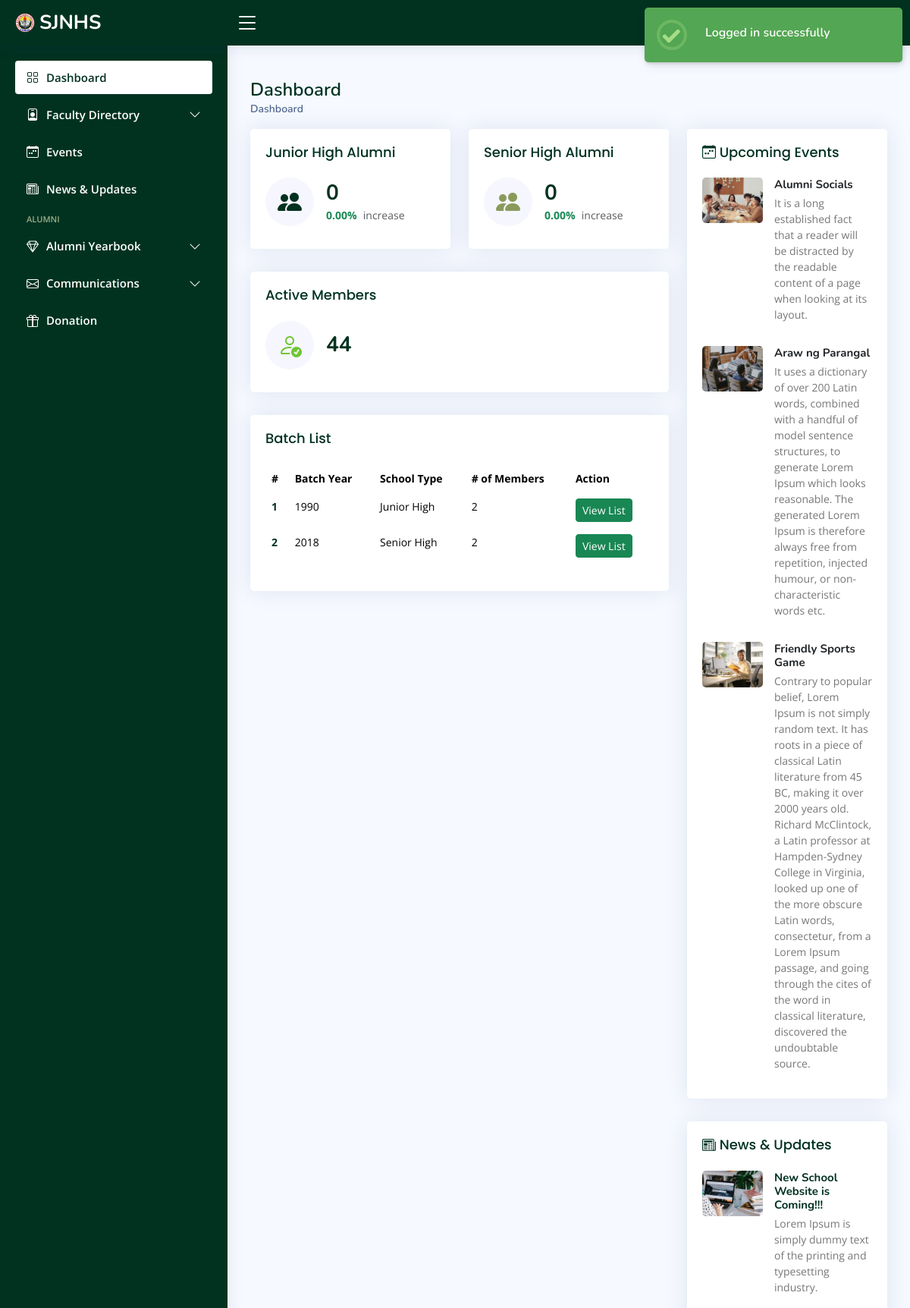
The app's page /admin/dashboard.php (signed in, upper part), older data.
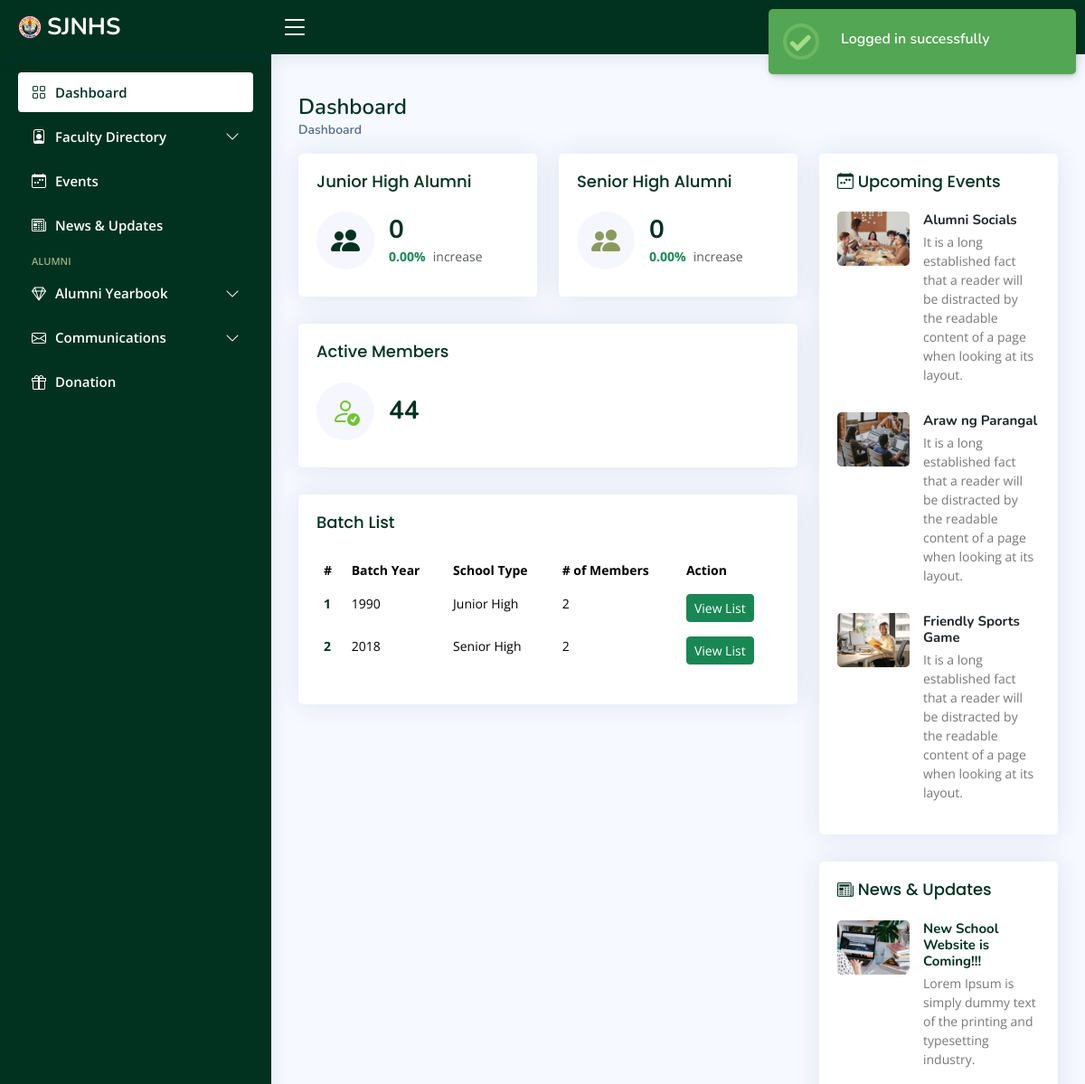
The same page, newer data.
### tables this page shows
CREATE TABLE `events` (
  `id` int(11) UNSIGNED NOT NULL,
  `eventsCode` varchar(255) NOT NULL,
  `eventName` varchar(255) NOT NULL,
  `eventDate` date NOT NULL,
  `eventStatus` int(11) NOT NULL,
  `eventLocation` varchar(255) NOT NULL,
  `eventDescription` text NOT NULL,
  `eventPicture` varchar(255) NOT NULL,
  `date_created` date NOT NULL DEFAULT current_timestamp()
);

### admin/dashboard.php (the view, shortened to what the changed rows need)
<?php
include_once 'includes/header.php';
include "includes/conn.php";
?>
<main id="main" class="main">
    <div class="pagetitle">
        <h1>Dashboard</h1>
    </div>
    <section class="section dashboard">
        <div class="row">
            <div class="col-lg-8">
                <div class="row">
                    <div class="col-12">
                        <div class="card batch-list overflow-auto">
                            <div class="card-body">
                                <table class="table table-borderless datatable">
                                    <thead>
                                        <tr>
                                            <th scope="col">#</th>
                                            <th scope="col">Batch Year</th>
                                            <th scope="col">School Type</th>
                                            <th scope="col"># of Members</th>
                                            <th scope="col">Action</th>
                                        </tr>
                                    </thead>
                                    <tbody>
                                        <?php
                                        $batchNumber = 1;
                                        $sql = "SELECT `year_graduated` AS batch_year, COUNT(`id`) AS num_members FROM `alumni_jhs` GROUP BY `year_graduated`";
                                        $result = mysqli_query($conn, $sql);
                                        while ($row = mysqli_fetch_assoc($result)) {
                                            echo "<tr>";
                                            echo "<th scope='row'><a href='#'>$batchNumber</a></th>";
                                            echo "</tr>";
                                            $batchNumber++;
                                        }
                                        $sql = "SELECT `year_graduated` AS batch_year, COUNT(`id`) AS num_members FROM `alumni_shs` GROUP BY `year_graduated`";
                                        $result = mysqli_query($conn, $sql);
                                        while ($row = mysqli_fetch_assoc($result)) {
                                            echo "<tr>";
                                            echo "<th scope='row'><a href='#'>$batchNumber</a></th>";
                                            echo "</tr>";
                                            $batchNumber++;
                                        }
                                        ?>
                                    </tbody>
                                </table>
                            </div>
                        </div>
                    </div>
                </div>
            </div>
            <div class="col-lg-4">
                <div class="card">
                    <div class="card-body">
                        <div class="events">
                            <?php
                            $sql = "SELECT * FROM `events` WHERE `eventStatus` IN (1, 2)";
                            $result = mysqli_query($conn, $sql);
                            if (mysqli_num_rows($result) > 0) {
                                echo '<div class="events">';
                                while ($row = mysqli_fetch_assoc($result)) {
                                    echo '
                                        <div class="post-item clearfix">
                                            <img src="' . $row['eventPicture'] . '" alt="">
                                            <h4>'. $row['eventName'] . '</h4>
                                            <p>' . $row['eventDescription'] . '</p>
                                        </div>';
                                }
                                echo '</div>';
                            } else {
                                echo 'No events found';
                            }
                            ?>
                        </div>
                    </div>
                </div>
            </div>
        </div>
    </section>
</main>
<?php
include_once 'includes/footer.php';
?>

Row changes from the older to the newer data that the page shows:
changed events "Araw ng Parangal": eventDescription "It uses a dictionary of over 200 Latin words, combined with a handful of model sentence structures, to generate Lorem Ipsum which looks reasonable. The generated Lorem Ipsum is therefore always free from repetition, injected humour, or non-characteristic words etc." → "It is a long established fact that a reader will be distracted by the readable content of a page when looking at its layout."
changed events "Friendly Sports Game": eventDescription "Contrary to popular belief, Lorem Ipsum is not simply random text. It has roots in a piece of classical Latin literature from 45 BC, making it over 2000 years old. Richard McClintock, a Latin professor at Hampden-Sydney College in Virginia, looked up one of the more obscure Latin words, consectetur, from a Lorem Ipsum passage, and going through the cites of the word in classical literature, discovered the undoubtable source." → "It is a long established fact that a reader will be distracted by the readable content of a page when looking at its layout."
